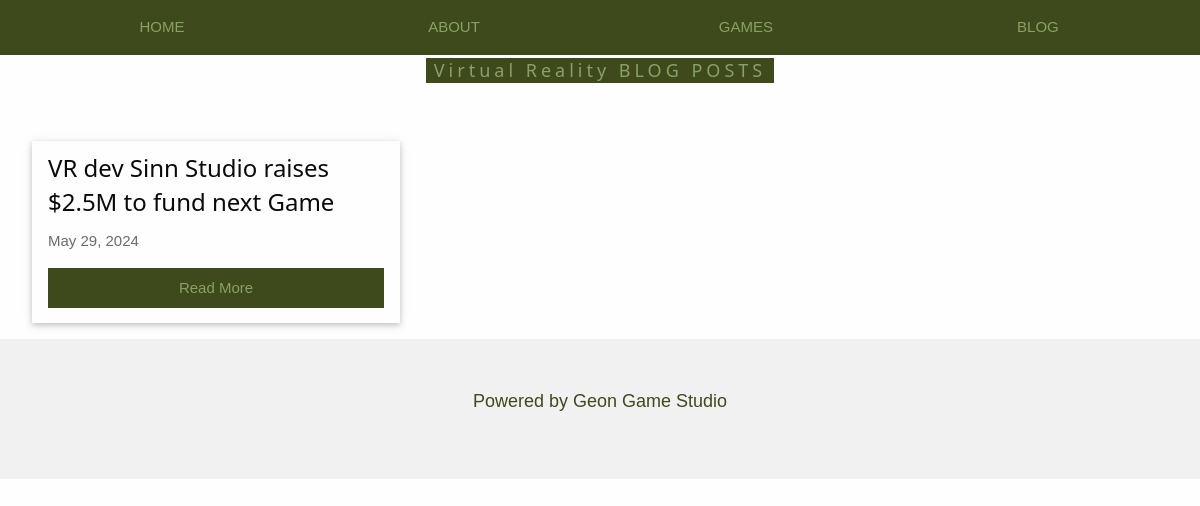
The page /category_post.php?category_id=6 on the database its author committed.
### tables this page shows
CREATE TABLE `category` (
  `id_category` int(11) NOT NULL,
  `category_name` varchar(255) NOT NULL
);

CREATE TABLE `blog_post` (
  `id_blog` int(11) NOT NULL,
  `title_blog` varchar(255) NOT NULL,
  `content_blog` text NOT NULL,
  `reference` varchar(255) DEFAULT NULL,
  `category` int(11) DEFAULT NULL,
  `username` int(11) DEFAULT NULL,
  `date_blog` date DEFAULT NULL
);

### category_post.php (the view, shortened to what this page needs)
<?php
include 'connection.php';
$category_id = isset($_GET['category_id']) ? $_GET['category_id'] : 0;
$category_query = "SELECT category_name FROM category WHERE id_category = $category_id";
$category_result = $conn->query($category_query);
$category_name = "Category";
if ($category_result->num_rows > 0) {
    $category_row = $category_result->fetch_assoc();
    $category_name = $category_row['category_name'];
}
$sql = "SELECT blog_post.id_blog, blog_post.title_blog, blog_post.content_blog, blog_post.date_blog, users.username
        FROM blog_post
        INNER JOIN users ON blog_post.username = users.id_user
        WHERE blog_post.category = $category_id";
$result = $conn->query($sql);
?>
<!DOCTYPE html>
<html lang="en">
<head>
    <link rel="stylesheet" href="css/style.css">
    <link rel="stylesheet" href="css/foundation.css">
    <link rel="stylesheet" href="css/w3.css">
</head>
<body>
<div class="w3-top">
  <div class="w3-row w3-padding w3-black">
    <div class="w3-col s3">
      <a href="index.php" class="w3-button w3-block w3-black">HOME</a>
    </div>
    <div class="w3-col s3">
      <a href="index.php#about" class="w3-button w3-block w3-black">ABOUT</a>
    </div>
    <div class="w3-col s3">
      <a href="index.php#games" class="w3-button w3-block w3-black">GAMES</a>
    </div>
    <div class="w3-col s3">
      <a href="index.php#blog" class="w3-button w3-block w3-black">BLOG</a>
    </div>
  </div>
</div>
<div class="w3-container" id="blog">
  <div class="w3-content" style="max-width:1200px">
    <h5 class="w3-center w3-padding-48"><span class="w3-tag w3-wide"><?php echo $category_name; ?> BLOG POSTS</span></h5>
    <div class="w3-row-padding">
    <?php
    if ($result->num_rows > 0) {
        while ($row = $result->fetch_assoc()) {
            echo "<div class='w3-third w3-margin-bottom'>
                    <div class='w3-card'>
                        <div class='w3-container'>
                            <h3>" . htmlspecialchars($row["title_blog"]) . "</h3>
                            <p class='w3-opacity'>" . date('F d, Y', strtotime($row["date_blog"])) . "</p>
                            <p><a href='blog_post.php?id_blog=" . htmlspecialchars($row["id_blog"]) . "' class='w3-button w3-black w3-block'>Read More</a></p>
                        </div>
                    </div>
                  </div>";
        }
    } else {
        echo "<p>No blog posts found in this category.</p>";
    }
    ?>
    </div>
  </div>
</div>
<footer class="w3-center w3-light-grey w3-padding-48 w3-large">
  <p>Powered by <a href="https://www.geongamestudio.com" title="Geon Game Studio" target="_blank" class="w3-hover-text-green">Geon Game Studio</a></p>
</footer>
</body>
</html>

### css/style.css (style rules this page uses)
body, html { height: 100%; font-family: "Inconsolata", sans-serif; }

### css/w3.css (style rules this page uses)
html { box-sizing:border-box }
*,*:before,*:after { box-sizing:inherit }
html { -ms-text-size-adjust:100%;-webkit-text-size-adjust:100% }
body { margin:0 }
article,aside,details,figcaption,figure,footer,header,main,menu,nav,section { display:block }
a { background-color:transparent }
html,body { font-family:Verdana,sans-serif;font-size:15px;line-height:1.5 }
html { overflow-x:hidden }
h3 { font-size:24px }
h5 { font-size:18px }
h1,h2,h3,h4,h5,h6 { font-family:"Segoe UI",Arial,sans-serif;font-weight:400;margin:10px 0 }
.w3-wide { letter-spacing:4px }
a { color:inherit }
.w3-btn,.w3-button { border:none;display:inline-block;padding:8px 16px;vertical-align:middle;overflow:hidden;text-decoration:none;color:inherit;background-color:inherit;text-align:center;cursor:pointer;white-space:nowrap }
.w3-btn,.w3-button { -webkit-touch-callout:none;-webkit-user-select:none;-khtml-user-select:none;-moz-user-select:none;-ms-user-select:none;user-select:none }
.w3-badge,.w3-tag { background-color:#3E4A1B;color:#8AA166;display:inline-block;padding-left:8px;padding-right:8px;text-align:center }
.w3-block { display:block;width:100% }
.w3-container:after,.w3-container:before,.w3-panel:after,.w3-panel:before,.w3-row:after,.w3-row:before,.w3-row-padding:after,.w3-row-padding:before, .w3-cell-row:before,.w3-cell-row:after,.w3-clear:after,.w3-clear:before,.w3-bar:before,.w3-bar:after { content:"";display:table;clear:both }
.w3-col,.w3-half,.w3-third,.w3-twothird,.w3-threequarter,.w3-quarter { float:left;width:100% }
.w3-col.s3 { width:24.99999% }
@media (min-width:601px) { .w3-col.m4,.w3-third { width:33.33333% } }
.w3-content,.w3-auto { margin-left:auto;margin-right:auto }
.w3-content { max-width:980px }
.w3-top,.w3-bottom { position:fixed;width:100%;z-index:1 }
.w3-top { top:0 }
.w3-row-padding,.w3-row-padding>.w3-half,.w3-row-padding>.w3-third,.w3-row-padding>.w3-twothird,.w3-row-padding>.w3-threequarter,.w3-row-padding>.w3-quarter,.w3-row-padding>.w3-col { padding:0 8px }
.w3-container,.w3-panel { padding:0.01em 16px }
.w3-card,.w3-card-2 { box-shadow:0 2px 5px 0 rgba(0,0,0,0.16),0 2px 10px 0 rgba(0,0,0,0.12) }
.w3-opacity,.w3-hover-opacity:hover { opacity:0.60 }
.w3-large { font-size:18px!important }
.w3-center { text-align:center!important }
.w3-margin-bottom { margin-bottom:16px!important }
.w3-padding { padding:8px 16px!important }
.w3-padding-48 { padding-top:48px!important;padding-bottom:48px!important }
.w3-black,.w3-hover-black:hover { color:#8AA166!important;background-color:#3E4A1B!important }
.w3-light-grey,.w3-hover-light-grey:hover,.w3-light-gray,.w3-hover-light-gray:hover { color:#3E4A1B!important;background-color:#f1f1f1!important }

### rows shown on the page
category: category_name "Virtual Reality"
blog_post: title_blog "VR dev Sinn Studio raises $2.5M to fund next Game", date_blog "May 29, 2024"
